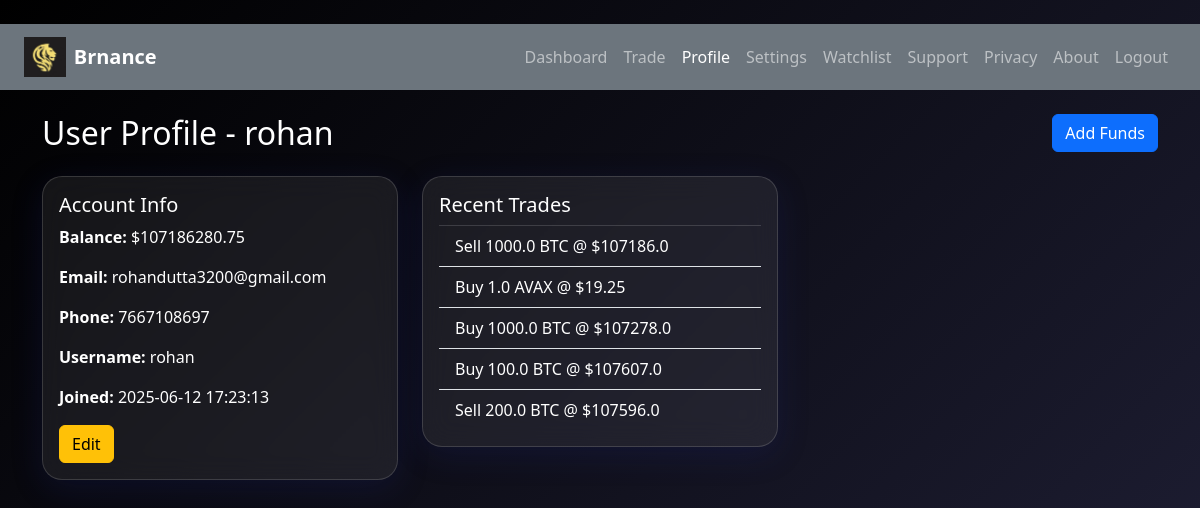
The page /profile (signed in) on the database as committed earlier.
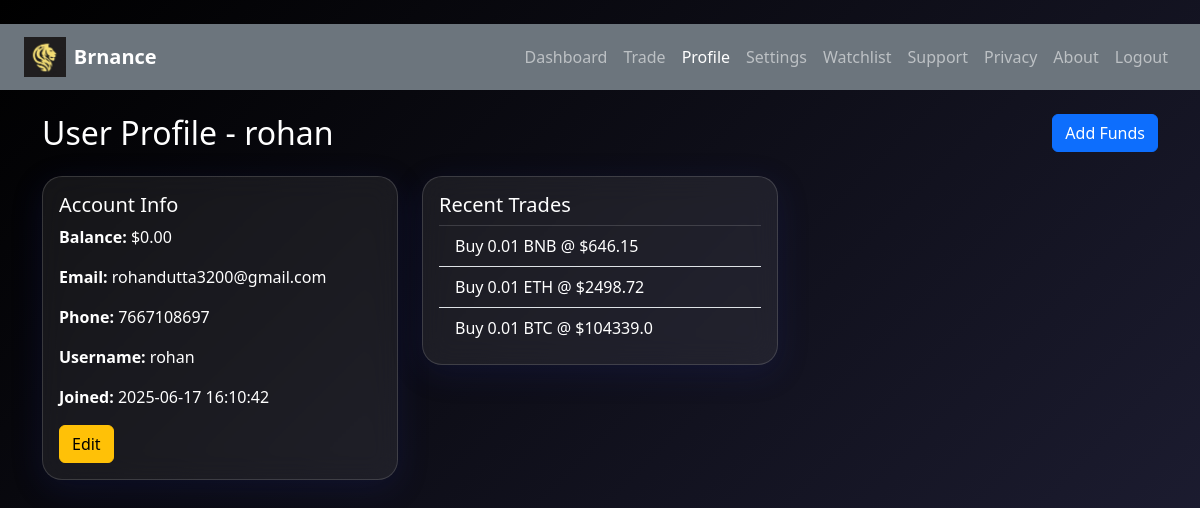
The same page on the database as committed later.
### tables this page shows
CREATE TABLE users (
            id INTEGER PRIMARY KEY AUTOINCREMENT,
            username TEXT UNIQUE,
            email TEXT,
            phone TEXT,
            password TEXT,
            email_verified INTEGER,
            phone_verified INTEGER,
            balance INTEGER,
            created_at TEXT DEFAULT CURRENT_TIMESTAMP
        );

CREATE TABLE trades (
            id INTEGER PRIMARY KEY AUTOINCREMENT,
            username TEXT,
            action TEXT,
            coin TEXT,
            amount REAL,
            price REAL,
            total REAL
        );

### app.py (the view)
@app.route('/profile')
def profile():
    try:
        if 'user' not in session:
            return redirect(url_for('login'))
        username = session['user']
        with sqlite3.connect("database.db") as conn:
            cursor = conn.cursor()
            user = cursor.execute("SELECT username, email, phone, created_at, balance FROM users WHERE username = ?", (username,)).fetchone()
            trades = cursor.execute("SELECT * FROM trades WHERE username = ? ORDER BY id DESC LIMIT 5", (username,)).fetchall()
        if user:
            user_data = {
                "username": user[0],
                "email": user[1],
                "phone": user[2],
                "created_at": user[3],
                "balance": user[4],
                "recent_trades": trades
            }
            return render_template("profile.html", user=user_data)
        else:
            return render_template('invalid.html')
    except Exception as e:
        print(str(e))
        pass

### templates/profile.html (shortened to what this page needs)
<!DOCTYPE html>
<html lang="en">
<head>
    <link href="https://cdn.jsdelivr.net/npm/bootstrap@5.3.0/dist/css/bootstrap.min.css" rel="stylesheet">
    <link rel="stylesheet" href="{{ url_for('static', filename='style.css') }}">
</head>
<body class="bg-dark text-white">
    <div id="particles-js"></div>
    <nav class="navbar navbar-expand-lg navbar-dark bg-secondary px-4">
        <a class="navbar-brand d-flex align-items-center" href="/dashboard">
            <img src="{{ url_for('static', filename='logo.jpg') }}" alt="Logo" height="40" class="me-2">
            <strong>Brnance</strong>
        </a>
        <div class="collapse navbar-collapse justify-content-end" id="navbarContent">
            <ul class="navbar-nav">
                <li class="nav-item">
                    <a class="nav-link" href="/dashboard">Dashboard</a>
                </li>
                <li class="nav-item">
                    <a class="nav-link" href="/trade">Trade</a>
                </li>
                <li class="nav-item"><a class="nav-link  active" href="/profile">Profile</a></li>
                <li class="nav-item">
                    <a class="nav-link" href="/settings">Settings</a>
                </li>
                <li class="nav-item"><a class="nav-link" href="/watchlist">Watchlist</a></li>
                <li class="nav-item"><a class="nav-link" href="/support">Support</a></li>
                <li class="nav-item"><a class="nav-link" href="/privacy">Privacy</a></li>
                <li class="nav-item"><a class="nav-link" href="/about">About</a></li>
                <li class="nav-item">
                    <a class="nav-link" href="/logout">Logout</a>
                </li>
            </ul>
        </div>
    </nav>
    <div class="container mt-4">
        <div class="d-flex justify-content-between align-items-center mb-4">
            <h2 class="mb-0">User Profile - {{ user.username }}</h2>
            <a href="{{ url_for('add_funds') }}" class="btn btn-primary">Add Funds</a>
        </div>
        <div class="row g-4">
            <div class="col-md-4">
                <div class="card p-3 text-white">
                    <h5 class="card-title">Account Info</h5>
                    <div id="viewMode">
                        <p><strong>Balance:</strong> ${{ "%.2f"|format(user.balance) }}</p>
                        <p><strong>Email:</strong> <span id="viewEmail">{{ user.email }}</span></p>
                        <p><strong>Phone:</strong> <span id="viewPhone">{{ user.phone }}</span></p>
                        <p><strong>Username:</strong> <span id="viewUsername">{{ user.username }}</span></p>
                        <p><strong>Joined:</strong> {{ user.created_at }}</p>
                        <button class="btn btn-warning" onclick="toggleEdit(true)">Edit</button>
                    </div>
                </div>
            </div>
            <div class="col-md-4">
                <div class="card p-3 text-white">
                    <h5 class="card-title text-white">Recent Trades</h5>
                    {% if user.recent_trades %}
                    <ul class="list-group list-group-flush text-white">
                        {% for trade in user.recent_trades %}
                        <li class="list-group-item bg-transparent text-white">
                            {{ trade[2] | title }} {{ trade[4] }} {{ trade[3] }} @ ${{ trade[5] }}
                        </li>
                        {% endfor %}
                    </ul>
                    {% else %}
                    <p>No recent trades.</p>
                    {% endif %}
                </div>
            </div>
        </div>
    </div>
</body>
</html>

### static/style.css (style rules this page uses)
body { margin: 0; font-family: 'Segoe UI', sans-serif; color: white; background: linear-gradient(-45deg, #0f0c29, #302b63, #24243e, #000000); background-size: 400% 400%; animation: gradientShift 20s ease infinite; overflow-x: hidden; }
.card { background: rgba(255, 255, 255, 0.07); backdrop-filter: blur(14px); border: 1px solid rgba(255, 255, 255, 0.15); border-radius: 20px; box-shadow: 0 8px 32px rgba(31, 38, 135, 0.2); transition: transform 0.2s ease, box-shadow 0.2s ease; }
#particles-js { position: fixed; width: 100%; height: 100%; z-index: -1; top: 0; left: 0; }
body { font-family: 'Segoe UI', sans-serif; }
label, h5 { color: #f8f9fa; }

Rows that differ between the two databases and show on the page:
removed trades: action "Sell", amount "1000.0", coin "BTC", price "107186.0"
removed trades: action "Buy", amount "1.0", coin "AVAX", price "19.25"
removed trades: action "Buy", amount "1000.0", coin "BTC", price "107278.0"
changed users "rohan": balance "107186280.75" → "0.00"; created_at "2025-06-12 17:23:13" → "2025-06-17 16:10:42"
changed trades: amount "100.0" → "0.01"; coin "BTC" → "BNB"; price "107607.0" → "646.15"
changed trades: action "Sell" → "Buy"; amount "200.0" → "0.01"; coin "BTC" → "ETH"; price "107596.0" → "2498.72"
now on this page (row edited): trades: action "Buy", amount "0.01", coin "BTC", price "104339.0"
